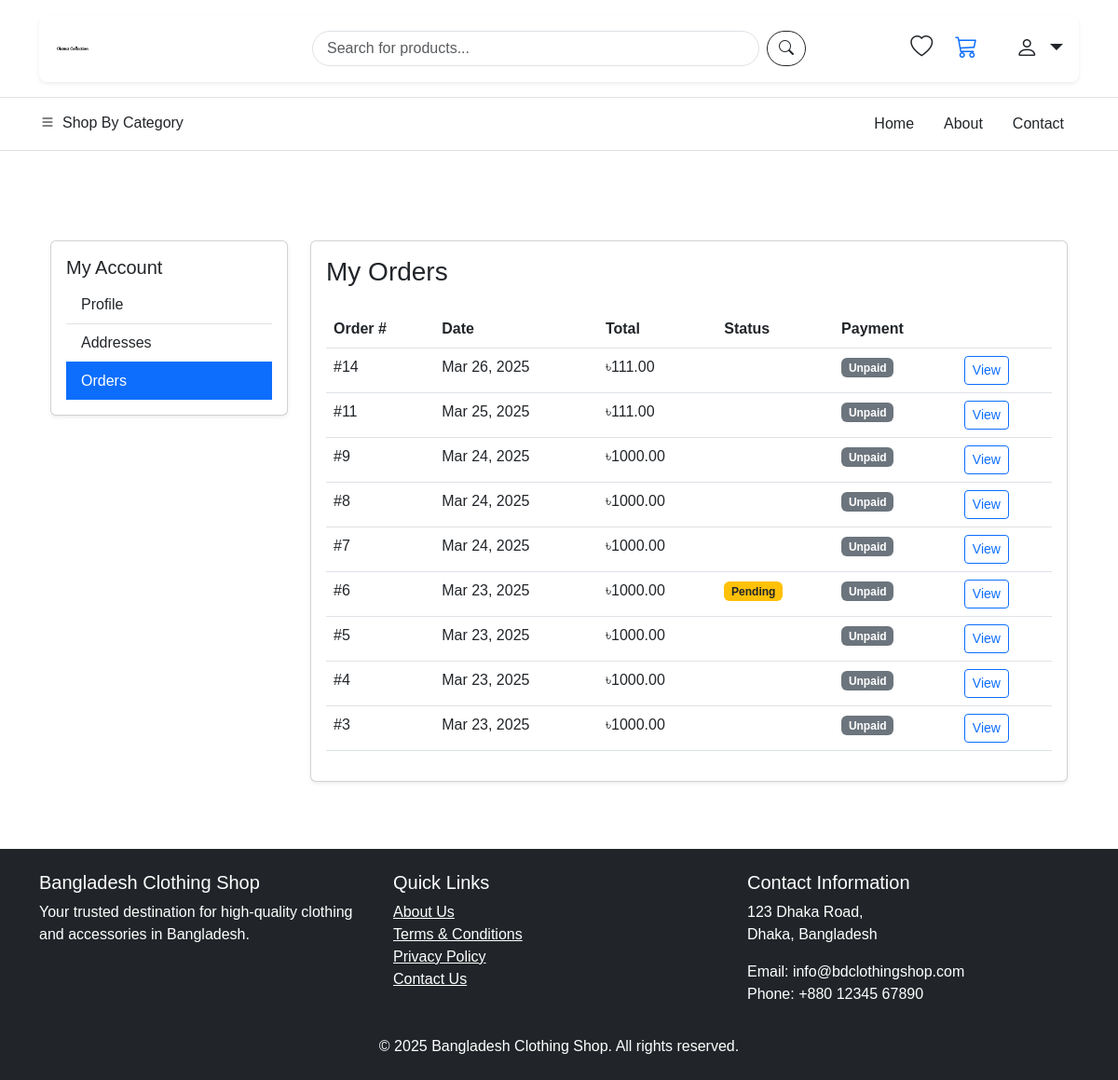
Page /orders/history/ (signed in) on the earlier database version.
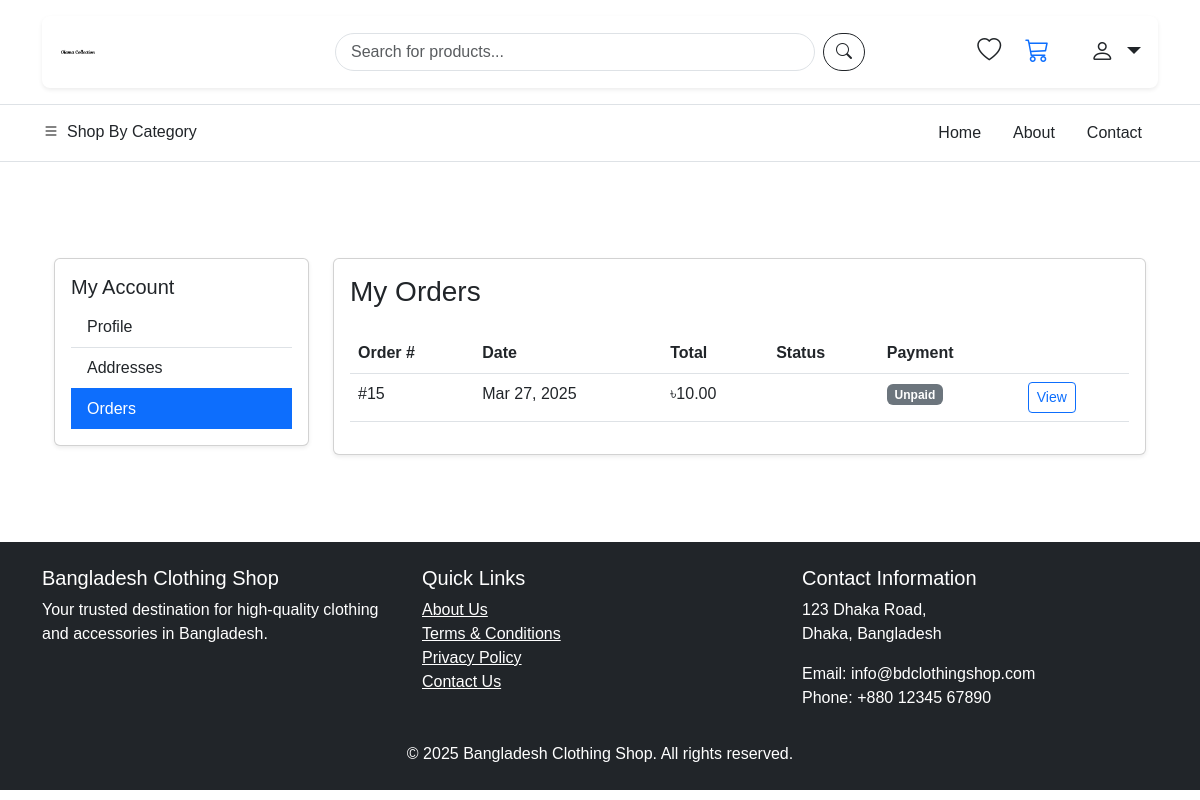
Same page on the later database version.
### orders/models.py (models this page shows, shortened)
class Order(models.Model):
    order_number = models.CharField(max_length=20, unique=True, null=True, blank=True)
    customer = models.ForeignKey(User, on_delete=models.SET_NULL, related_name='orders', null=True, blank=True)
    shipping_address = models.TextField(null=True, blank=True)
    billing_address = models.TextField(blank=True, null=True)
    payment_method = models.CharField(max_length=50, null=True, blank=True)  # Made nullable
    payment_status = models.CharField(max_length=50, default='pending')
    total_amount = models.DecimalField(max_digits=10, decimal_places=2, null=True, blank=True)  # Made nullable
    created_at = models.DateTimeField(auto_now_add=True)
    updated_at = models.DateTimeField(auto_now=True)
    status = models.ForeignKey('crm.OrderStatus', on_delete=models.SET_NULL, null=True, blank=True)
    tracking_code = models.CharField(max_length=50, blank=True, null=True)
    consignment_id = models.CharField(max_length=50, blank=True, null=True)
    delivery_status = models.CharField(max_length=50, blank=True, null=True)
    inventory_updated = models.BooleanField(default=False)

### orders/views.py (the view)
# urls.py: path('history/', views.order_history, name='history'),
@login_required
def order_history(request):
    orders = Order.objects.filter(customer=request.user).order_by('-created_at')
    return render(request, 'orders/history.html', {
        'title': 'Order History',
        'orders': orders
    })

### cart/models.py (called while the page is built)
    @property
    def total_items(self):
        return sum(item.quantity for item in self.items.all())

### core/context_processors.py (called while the page is built)
def site_settings(request):
    return {
        'site_name': get_site_config('site_name', 'Bangladesh E-commerce'),
        'site_logo': get_site_config('site_logo', '/static/img/default-logo.png'),
        'contact_email': get_site_config('contact_email', 'info@example.com'),
        'contact_phone': get_site_config('contact_phone', '+880xxxxxxxxx'),
    }

### core/utils.py (called while the page is built)
def get_site_config(name, default=None):
    try:
        config = SiteConfiguration.objects.get(name=name, active=True)
        if config.value:
            return config.value
        elif config.image:
            return config.image.url
        return default
    except SiteConfiguration.DoesNotExist:
        return default

### templates/orders/history.html (shortened to what this page needs)
{% extends 'base.html' %}
{% load static %}
{% block content %}
<div class="container my-5">
    <div class="row">
        <div class="col-md-3 mb-4">
            <div class="card shadow-sm">
                <div class="card-body">
                    <h5 class="card-title">My Account</h5>
                    <div class="list-group list-group-flush">
                        <a href="{% url 'accounts:profile' %}" class="list-group-item list-group-item-action">Profile</a>
                        <a href="{% url 'accounts:address_list' %}" class="list-group-item list-group-item-action">Addresses</a>
                        <a href="{% url 'orders:history' %}" class="list-group-item list-group-item-action active">Orders</a>
                    </div>
                </div>
            </div>
        </div>
        <div class="col-md-9">
            <div class="card shadow-sm">
                <div class="card-body">
                    <h3 class="card-title mb-4">My Orders</h3>
                    {% if orders %}
                        <div class="table-responsive">
                            <table class="table table-hover">
                                <thead>
                                    <tr>
                                        <th>Order #</th>
                                        <th>Date</th>
                                        <th>Total</th>
                                        <th>Status</th>
                                        <th>Payment</th>
                                        <th></th>
                                    </tr>
                                </thead>
                                <tbody>
                                    {% for order in orders %}
                                    <tr>
                                        <td>#{{ order.id }}</td>
                                        <td>{{ order.created_at|date:"M d, Y" }}</td>
                                        <td>৳{{ order.total_amount }}</td>
                                        <td>
                                            {% if order.status.name == 'Pending' %}
                                                <span class="badge bg-warning text-dark">Pending</span>
                                            {% elif order.status == 'processing' %}
                                                <span class="badge bg-info">Processing</span>
                                            {% elif order.status == 'shipped' %}
                                                <span class="badge bg-primary">Shipped</span>
                                            {% elif order.status == 'delivered' %}
                                                <span class="badge bg-success">Delivered</span>
                                            {% elif order.status == 'cancelled' %}
                                                <span class="badge bg-danger">Cancelled</span>
                                            {% endif %}
                                        </td>
                                        <td>
                                            {% if order.payment_status == 'paid' %}
                                                <span class="badge bg-success">Paid</span>
                                            {% else %}
                                                <span class="badge bg-secondary">Unpaid</span>
                                            {% endif %}
                                        </td>
                                        <td>
                                            <a href="{% url 'orders:confirmation' order.id %}" class="btn btn-sm btn-outline-primary">
                                                View
                                            </a>
                                        </td>
                                    </tr>
                                    {% endfor %}
                                </tbody>
                            </table>
                        </div>
                    {% endif %}
                </div>
            </div>
        </div>
    </div>
</div>
{% endblock %}

Differences in the rows shown:
removed Order: id "14", created_at "Mar 26, 2025", total_amount "111.00", payment_status "Unpaid"
removed Order: id "11", created_at "Mar 25, 2025", total_amount "111.00", payment_status "Unpaid"
removed Order: id "9", created_at "Mar 24, 2025", total_amount "1000.00", payment_status "Unpaid"
removed Order: id "8", created_at "Mar 24, 2025", total_amount "1000.00", payment_status "Unpaid"
removed Order: id "7", created_at "Mar 24, 2025", total_amount "1000.00", payment_status "Unpaid"
removed Order: id "6", created_at "Mar 23, 2025", total_amount "1000.00", shows "Pending", payment_status "Unpaid"
removed Order: id "5", created_at "Mar 23, 2025", total_amount "1000.00", payment_status "Unpaid"
removed Order: id "4", created_at "Mar 23, 2025", total_amount "1000.00", payment_status "Unpaid"
removed Order: id "3", created_at "Mar 23, 2025", total_amount "1000.00", payment_status "Unpaid"
added Order: id "15", created_at "Mar 27, 2025", total_amount "10.00", payment_status "Unpaid"
